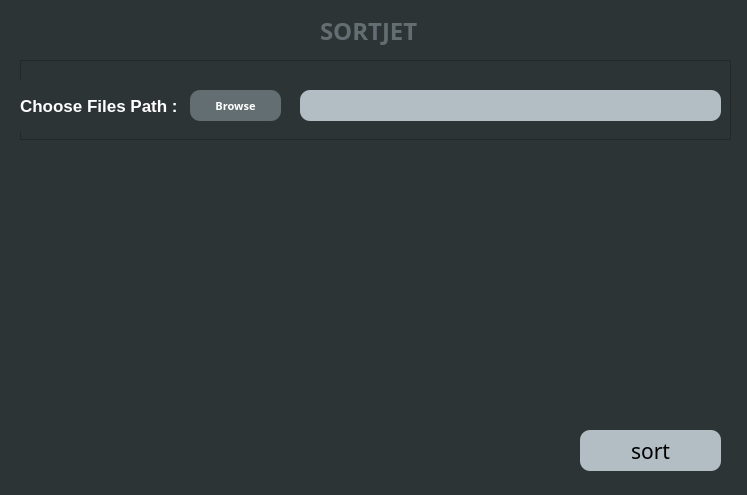
<?xml version="1.0" encoding="UTF-8"?>
<ui version="4.0">
 <class>MainWindow</class>
 <widget class="QMainWindow" name="MainWindow">
  <property name="geometry">
   <rect>
    <x>0</x>
    <y>0</y>
    <width>747</width>
    <height>495</height>
   </rect>
  </property>
  <property name="minimumSize">
   <size>
    <width>747</width>
    <height>495</height>
   </size>
  </property>
  <property name="maximumSize">
   <size>
    <width>747</width>
    <height>495</height>
   </size>
  </property>
  <property name="font">
   <font>
    <family>Cardo</family>
    <weight>75</weight>
    <bold>true</bold>
   </font>
  </property>
  <property name="windowTitle">
   <string>MainWindow</string>
  </property>
  <property name="styleSheet">
   <string notr="true">background-color: #2d3436;</string>
  </property>
  <widget class="QWidget" name="centralwidget">
   <widget class="QFrame" name="frame">
    <property name="geometry">
     <rect>
      <x>20</x>
      <y>60</y>
      <width>711</width>
      <height>80</height>
     </rect>
    </property>
    <property name="styleSheet">
     <string notr="true">
color: white;</string>
    </property>
    <property name="frameShape">
     <enum>QFrame::StyledPanel</enum>
    </property>
    <property name="frameShadow">
     <enum>QFrame::Raised</enum>
    </property>
    <widget class="QLabel" name="label">
     <property name="geometry">
      <rect>
       <x>0</x>
       <y>20</y>
       <width>161</width>
       <height>51</height>
      </rect>
     </property>
     <property name="font">
      <font>
       <family>Arial</family>
       <pointsize>13</pointsize>
       <weight>75</weight>
       <bold>true</bold>
      </font>
     </property>
     <property name="styleSheet">
      <string notr="true"/>
     </property>
     <property name="text">
      <string>Choose Files Path :</string>
     </property>
     <property name="textFormat">
      <enum>Qt::AutoText</enum>
     </property>
    </widget>
    <widget class="QPushButton" name="Path">
     <property name="geometry">
      <rect>
       <x>170</x>
       <y>30</y>
       <width>91</width>
       <height>31</height>
      </rect>
     </property>
     <property name="font">
      <font>
       <family>Montserrat</family>
       <pointsize>8</pointsize>
       <weight>75</weight>
       <bold>true</bold>
      </font>
     </property>
     <property name="cursor">
      <cursorShape>PointingHandCursor</cursorShape>
     </property>
     <property name="styleSheet">
      <string notr="true">QPushButton{
background-color:#636e72;
border-radius: 10px;

}
QPushButton:hover{
box-shadow: 10px 10px grey;
}</string>
     </property>
     <property name="text">
      <string>Browse</string>
     </property>
    </widget>
    <widget class="QLineEdit" name="lineEdit">
     <property name="geometry">
      <rect>
       <x>280</x>
       <y>30</y>
       <width>421</width>
       <height>31</height>
      </rect>
     </property>
     <property name="font">
      <font>
       <family>Montserrat Light</family>
       <pointsize>11</pointsize>
      </font>
     </property>
     <property name="styleSheet">
      <string notr="true">background: #b2bec3;
border-radius: 10px;</string>
     </property>
    </widget>
   </widget>
   <widget class="QLabel" name="label_2">
    <property name="geometry">
     <rect>
      <x>320</x>
      <y>10</y>
      <width>121</width>
      <height>41</height>
     </rect>
    </property>
    <property name="font">
     <font>
      <family>Montserrat</family>
      <pointsize>18</pointsize>
      <weight>75</weight>
      <bold>true</bold>
     </font>
    </property>
    <property name="layoutDirection">
     <enum>Qt::LeftToRight</enum>
    </property>
    <property name="styleSheet">
     <string notr="true">color: #636e72;

</string>
    </property>
    <property name="text">
     <string>SORTJET</string>
    </property>
   </widget>
   <widget class="QPushButton" name="sortB">
    <property name="geometry">
     <rect>
      <x>580</x>
      <y>430</y>
      <width>141</width>
      <height>41</height>
     </rect>
    </property>
    <property name="font">
     <font>
      <family>Montserrat</family>
      <pointsize>16</pointsize>
      <weight>9</weight>
      <italic>false</italic>
      <bold>false</bold>
     </font>
    </property>
    <property name="cursor">
     <cursorShape>PointingHandCursor</cursorShape>
    </property>
    <property name="styleSheet">
     <string notr="true">border-radius: 10px 10px 0px 0px;
font: 75 16pt &quot;Montserrat&quot;;
background-color:#b2bec3;</string>
    </property>
    <property name="text">
     <string>sort</string>
    </property>
   </widget>
  </widget>
  <widget class="QStatusBar" name="statusbar"/>
 </widget>
 <resources/>
 <connections/>
</ui>
